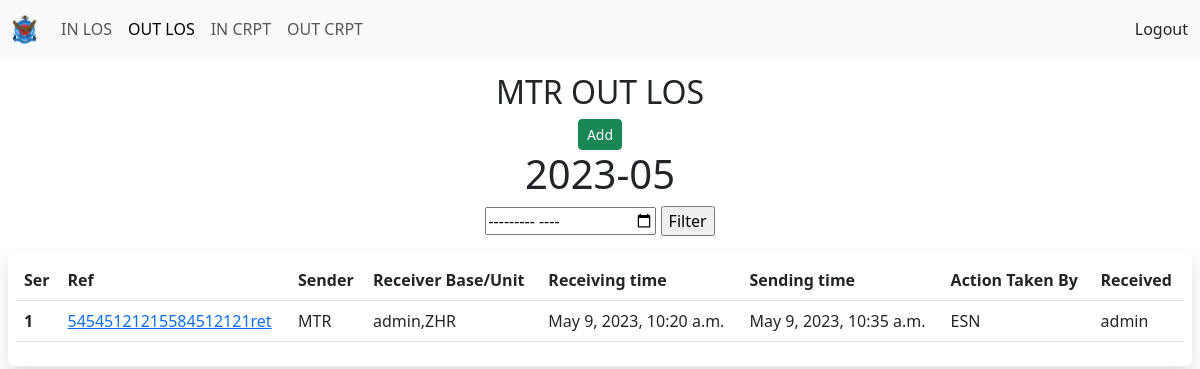
/out-los/ (signed in), run on an earlier commit of the app's database.
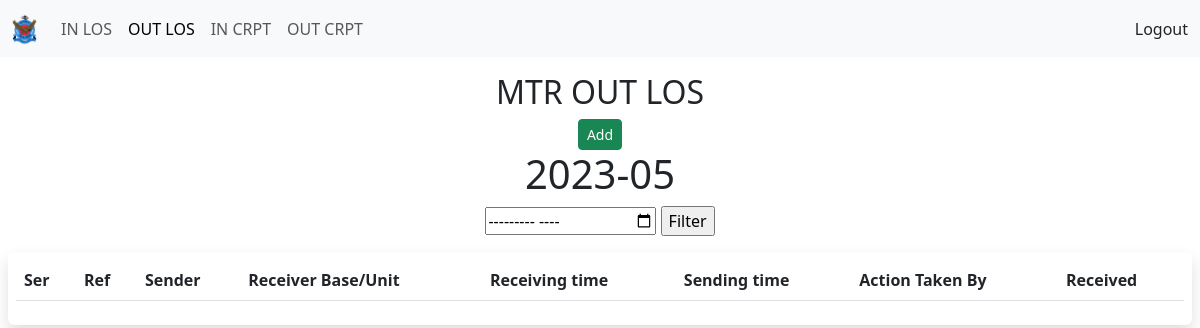
And on a later commit of the database.
### unit/models.py (models this page shows, shortened)
class LOS(models.Model):
    serial = models.IntegerField()
    ref = models.CharField(max_length=255)
    sender = models.ForeignKey(User, on_delete=models.SET_NULL, null=True, blank=True , related_name='senderr')
    receiver_unit = models.ManyToManyField(User, related_name='receivers', verbose_name='receiver_unit')
    date_of_rec = models.DateField()
    time_of_rec = models.TimeField()
    datetime_of_action = models.DateTimeField(auto_now_add=True)
    action_taken_by = models.CharField(max_length=10)
    received_by = models.ManyToManyField(Acknowledgement, related_name='received', verbose_name='User who received', blank=True)
    receiver_receiving_time = models.TimeField(blank=True , null=True)
    dispatched_to = models.ManyToManyField(DispAck, blank=True, related_name='despatched', verbose_name='Offices who received')
    def written_by(self):
        return ','.join([str(p) for p in self.receiver_unit.all()])
    def received_by_fun(self):
        return ','.join([str(p) for p in self.received_by.all()])

class Acknowledgement(models.Model):
    date = models.DateField()
    time = models.TimeField()
    ref = models.CharField(max_length=255)
    user = models.ForeignKey(User, on_delete=models.CASCADE)
    def __str__(self):
        return str(self.user)

### unit/views.py (the view)
# urls.py: path('out-los/', views.out_los, name='out-los'),
@login_required(login_url='/login/')
def out_los(request):
    if request.method == 'GET':
        if 'month' in request.GET:
            month = request.GET.get('month')
            print('This is Month : ', month)
            messages = LOS.objects.filter(Q(datetime_of_action__icontains=month) & Q(sender = request.user.id)).order_by('-id')
            lenn = len(messages)
            context = {
                'messages' : messages,
                'lenn' : lenn,
                'month' : month
            }
            return render(request, 'unit/out_los.html', context)
    current_month = datetime.datetime.now().strftime('%Y-%m')
    messages = LOS.objects.filter(Q(datetime_of_action__icontains=current_month) & Q(sender = request.user.id)).order_by('-id')
    context = {
        'messages':messages,
        'month' : current_month
    }
    return render(request, 'unit/out_los.html', context)

### unit/templates/unit/out_los.html (shortened to what this page needs)
{% extends 'unit/base.html' %}
{% block outlosactive %}active{% endblock %}
{% block main %}
    <div class="row d-flex justify-content-around rounded p-2 text-center m-2">
        <h2>{{request.user}} OUT LOS</h2>
        <div class="">
          <a class="btn btn-success btn-sm" href="{% url 'los-add' %}">Add</a>
        </div>
      <h1>{{month}}</h1>
      <form action="" method="GET">
      <input type="month" name="month">
      <input type="submit" value="Filter" name="filter">
      </form>
    </div>
    <section class="p-2 m-2 rounded shadow">
        <table class="table table-hover">
            <thead>
              <tr>
                <th scope="col">Ser</th>
                <th scope="col">Ref</th>
                <th scope="col">Sender</th>
                <th scope="col">Receiver Base/Unit</th>
                <th scope="col">Receiving time</th>
                <th scope="col">Sending time</th>
                <th scope="col">Action Taken By</th>
                <th scope="col">Received</th>
              </tr>
            </thead>
            <tbody>
                {% for message in messages %}
              <tr>
                <th scope="row">{{message.serial}}</th>
                <td><a href="{% url 'los-update' message.id %}">{{message.ref}}</a></td>
                <td>{{message.sender}}</td>
                <td>{{message.written_by}}</td>
                <td>{{message.date_of_rec}}, {{message.time_of_rec}}</td>
                <td>{{message.datetime_of_action}}</td>
                <td>{{message.action_taken_by}}</td>
                <td>{{message.received_by_fun}}</td>
              </tr>
                {% endfor %}
            </tbody>
          </table>
    </section>
{% endblock %}

### unit/templates/unit/base.html (shortened to what this page needs)
<!DOCTYPE html>
{% load static %}
<html lang="en">
<head>
    <link rel="stylesheet" href="{% static 'unit/css/bootstrap.min.css' %}">
</head>
<body>
    <header>
        <nav class="navbar navbar-expand-lg bg-body-tertiary">
            <div class="container-fluid">
              <a class="navbar-brand" href="/">
                <img src="{% static 'unit/images/baf.png' %}" alt="Logo" width="auto" height="30" class="d-inline-block align-text-top">
              </a>
              <div class="collapse navbar-collapse" id="navbarSupportedContent">
                <ul class="navbar-nav me-auto mb-2 mb-lg-0">
                  <li class="nav-item">
                    <a class="nav-link {% block inlosactive %}{% endblock %}" href="{% url 'in-los' %}">IN LOS</a>
                  </li>
                  <li class="nav-item">
                    <a class="nav-link {% block outlosactive %}{% endblock %}" href="{% url 'out-los' %}">OUT LOS</a>
                  </li>
                  <li class="nav-item">
                    <a class="nav-link {% block incrptactive %}{% endblock %}" href="{% url 'in-crpt' %}">IN CRPT</a>
                  </li>
                  <li class="nav-item">
                    <a class="nav-link {% block outcrptactive %}{% endblock %}" href="{% url 'out-crpt' %}">OUT CRPT</a>
                  </li>
                </ul>
                {% if request.user.is_authenticated %}
                <a href="{% url 'logout' %}" class="nav-link">Logout</a>
                {% endif %}
              </div>
            </div>
          </nav>
    </header>
    <main>
        {% block main %}{% endblock main %}
    </main>
</body>
</html>

What changed in the data, as far as the page shows it:
removed LOS: serial "1", ref "54545121215584512121ret", sender "MTR", written_by "admin,ZHR", date_of_rec "May 9, 2023", time_of_rec "10:20 a.m.", datetime_of_action "May 9, 2023, 10:35 a.m.", action_taken_by "ESN", received_by_fun "admin"
